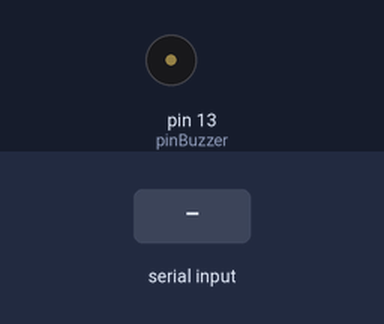
Bench run of a sketch on a simulated Arduino Uno, built with avr-gcc and run on an emulated ATmega328P. On the bench: buzzer (waves = sounding). The inputs (shaded band) are chosen by the test bench. What the sketch prints to the serial monitor is not drawn.

Above: at 3.4 s.
3.5 s: "a" received over Serial
At 3.63 s:
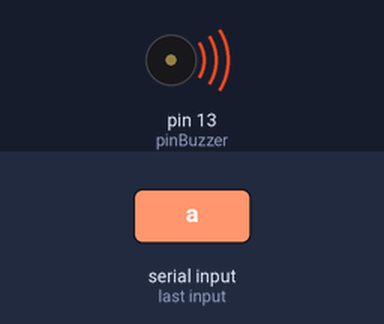
5.2 s: "A" received over Serial
At 5.9 s:
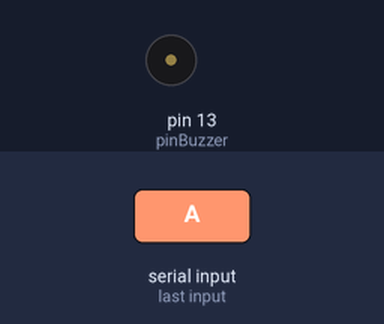
6.9 s: "s" received over Serial
At 7.03 s:
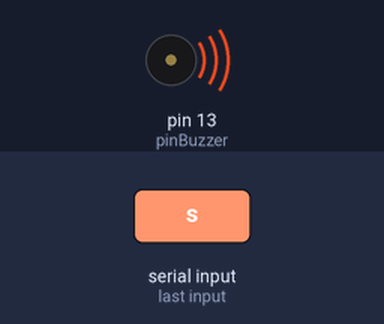
Timing chart, 0 to 9.9 s (numbered marks = the images above; inputs shaded):
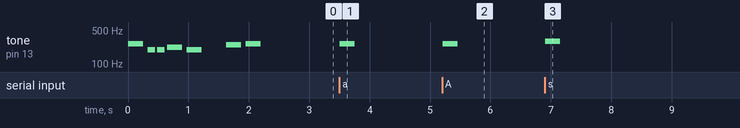

Measured:
- after the input at 3.5 s, tone on pin 13 (pinBuzzer): silent → 262 Hz at once, → silent 0.25 s later
- after the input at 5.2 s, tone on pin 13 (pinBuzzer): silent → 262 Hz at once, → silent 0.25 s later
- after the input at 6.9 s, tone on pin 13 (pinBuzzer): silent → 294 Hz at once, → silent 0.25 s later

The sketch:

codigo.ino
```cpp
#include <pitches.h>
int melody[] = {NOTE_C4,NOTE_G3,NOTE_G3,NOTE_A3,NOTE_G3,0,NOTE_B3,NOTE_C4};
int noteDurations[] = {4,8,8,4,4,4,4,4};
int pinBuzzer = 13;

void setup() {
  Serial.begin(9600);
  for(int i=0;i<8;i++){
    int noteDuration = 1000/noteDurations[i];
    tone(pinBuzzer,melody[i],noteDuration);
    int pauseBetweenNotes = noteDuration*1.30;
    delay(pauseBetweenNotes);
    noTone(pinBuzzer);
  }
}

void loop() {
      char note = Serial.read();
    Serial.println(note);
  if(Serial.available()){
    char note = Serial.read();
    Serial.println(note);
    switch(note){
      case 'a':
      case 'A':
        makeTone(NOTE_C4);
        break;
      case 's':
      case 'S':
        makeTone(NOTE_D4);
        break;
      case 'd':
      case 'D':
        makeTone(NOTE_E4);
        break;
      case 'f':
      case 'F':
        makeTone(NOTE_F4);
        break;
    }
  }
}

void makeTone(int melody){
  tone(pinBuzzer,melody,1000/4);
  delay((1000/4)*1.30);
  noTone(pinBuzzer);
}
```
